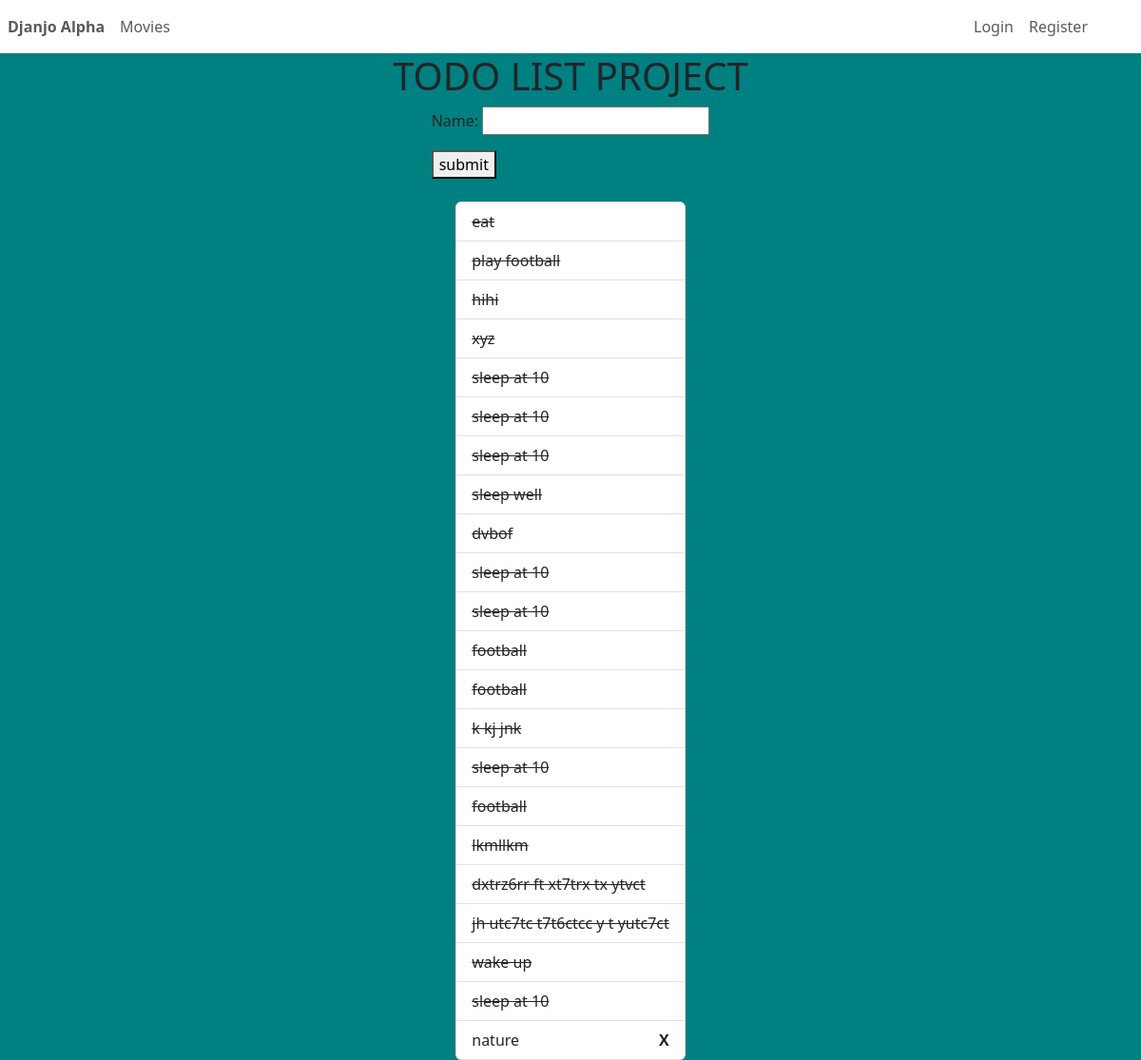
The page / on the database its author committed.
### main/models.py (models this page shows)
class Task(models.Model):
    name = models.CharField(max_length = 150)
    completed = models.BooleanField(default = False)

### main/views.py (the view)
# urls.py: path("", index, name="index"),
def index(request):
    task_list = Task.objects.all() #select from tasks
    return render(request, 'index.html', {
         'task' : task_list,
         'form': TaskForm()
    })

### main/forms.py
class TaskForm(forms.ModelForm):
    class Meta:
        model = Task
        fields = ['name']

### templates/index.html (shortened to what this page needs)
<!doctype html>
<html lang="en">
<head>
    <link href="https://cdn.jsdelivr.net/npm/bootstrap@5.3.2/dist/css/bootstrap.min.css" rel="stylesheet"
 />
</head>
<body>
    <header>
        {% include 'components/menu.html' %}
    </header>
    <main>
        <h1>TODO LIST PROJECT</h1>
        <div>
            <form action="{% url 'add_task' %}" method="post">
                {{form.as_p}}
                <button>submit</button>
            </form>
        </div>
        <div>
            <ul class="list-group mt-4">
                {% for item in task %}
                {% if not item.completed %}
                <li class="list-group-item d-flex">
                    {{item.name}}
                    <a class="nav-link fw-bolder" href="{% url 'complete' item.id %}">X</a>
                </li>
                {% else %}
                <li class="list-group-item ">
                    <del>{{item.name}}</del>
                </li>
                {% endif %}
                {% empty %}
                <li class="list-group-item">No task added</li>
                {% endfor %}
            </ul>
        </div>
    </main>
</body>
</html>

### templates/index.html (style rules this page uses)
main { display: grid; place-items: center; height: auto; background-color: teal; }
a { margin-inline-start: auto; }

### rows shown on the page
Task: name "eat"
Task: name "play football"
Task: name "hihi"
Task: name "xyz"
Task: name "sleep at 10"
Task: name "sleep at 10"
Task: name "sleep at 10"
Task: name "sleep well"
Task: name "dvbof"
Task: name "sleep at 10"
Task: name "sleep at 10"
Task: name "football"
Task: name "football"
Task: name "k kj jnk"
Task: name "sleep at 10"
Task: name "football"
Task: name "lkmllkm"
Task: name "dxtrz6rr ft xt7trx tx ytvct"
Task: name "jh utc7tc t7t6ctcc y t yutc7ct"
Task: name "wake up"
Task: name "sleep at 10"
Task: name "nature"
